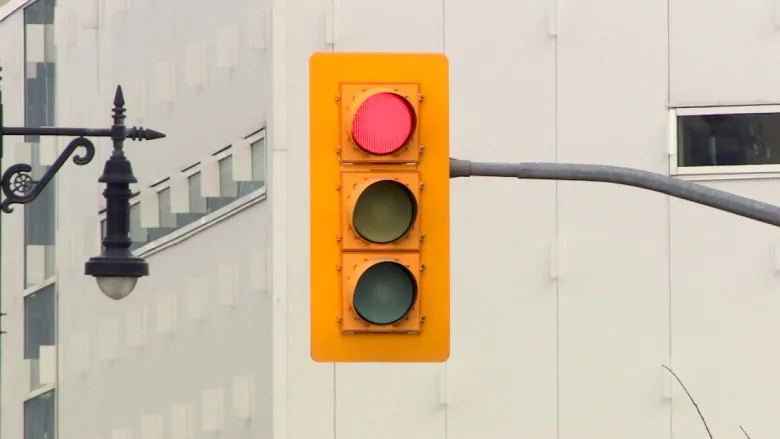
#> input picture data/photos/trafficlight.jpg, 780 x 439 px
$ python 'ObjectDetection&ObjectTrackingWithHSV.py'
#> lines starting #> are read from the running program, lines starting #| are printed output that depends on the picture; after the words box and inside, x2 and y2 are one past the last pixel; in counts of white or black regions, pixels touching at a corner belong together
#HSV (HUE, Saturation, Value) for more see   data/notes/hsv.png
import cv2 as cv
import numpy as np

def nothing (x):
    pass

cv.namedWindow("Tracking")
cv.createTrackbar("LH","Tracking",0,255,nothing) #LH lower hue
#> slider 'LH' is set to 51
cv.createTrackbar("LS","Tracking",0,255,nothing) #lower saturation
#> slider 'LS' is set to 51
cv.createTrackbar("LV","Tracking",0,255,nothing) #lower value
#> slider 'LV' is set to 51
cv.createTrackbar("UH","Tracking",255,255,nothing) #upper hue
cv.createTrackbar("US","Tracking",255,255,nothing) #upper saturation
cv.createTrackbar("UV","Tracking",255,255,nothing) #upper value


while True:
    frame =cv.imread("data/photos/trafficlight.jpg")
#> frame is the input picture: shape (439, 780, 3); mean B, G, R 165.8, 187.5, 202.1
    # _,frame=cv.read()
    hsv=cv.cvtColor(frame,cv.COLOR_BGR2HSV)
#> hsv: shape (439, 780, 3); mean H, S, V 29.1, 45.5, 202.8
    # l_r=np.array([140,140,20])
    # u_r=np.array([255,255,255])

    l_h=cv.getTrackbarPos("LH","Tracking")
    l_s=cv.getTrackbarPos("LS","Tracking")
    l_v=cv.getTrackbarPos("LV","Tracking")

    u_h=cv.getTrackbarPos("UH","Tracking")
    u_s=cv.getTrackbarPos("US","Tracking")
    u_v=cv.getTrackbarPos("UV","Tracking")

    l_r=np.array([l_h,l_s,l_v])
    u_r=np.array([u_h,u_s,u_v])
    print(l_r,u_r)
    mask=cv.inRange(hsv,l_r,u_r)
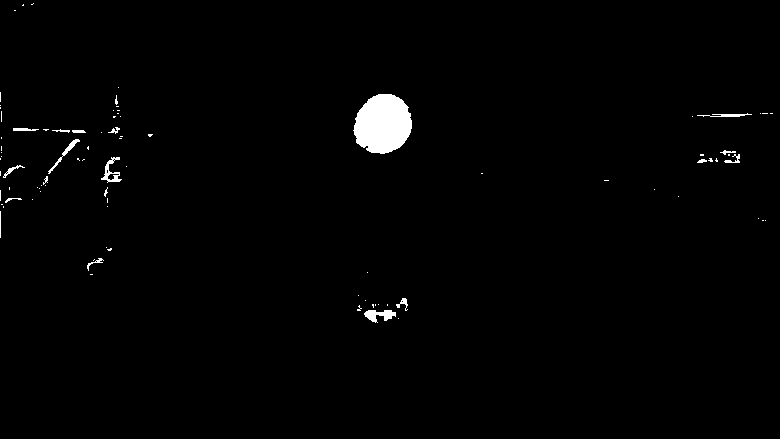
#> mask: shape (439, 780); 1.2% white; 89 white regions (71 under 20 px), largest, box (x1, y1, x2, y2) and area: (353, 94, 412, 154) 2702, (364, 310, 396, 323) 238, (101, 157, 122, 183) 195
    res=cv.bitwise_and(frame,frame,mask=mask)

    cv.imshow("frame",frame)
    cv.imshow("mask",mask)
    cv.imshow("res",res)

    key=cv.waitKey(1)
#> (key Esc is pressed here)
    if key==ord(" "):
        break

# cap.release()
cv.destroyAllWindows()
